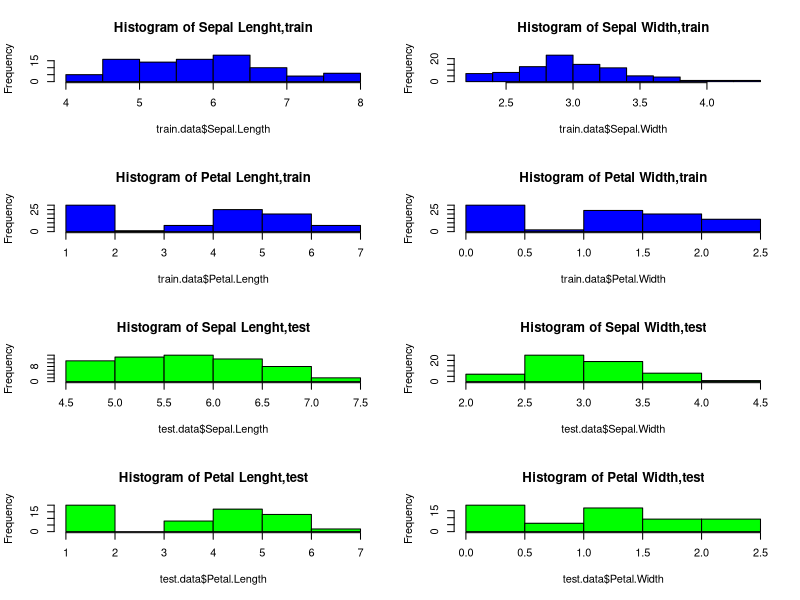
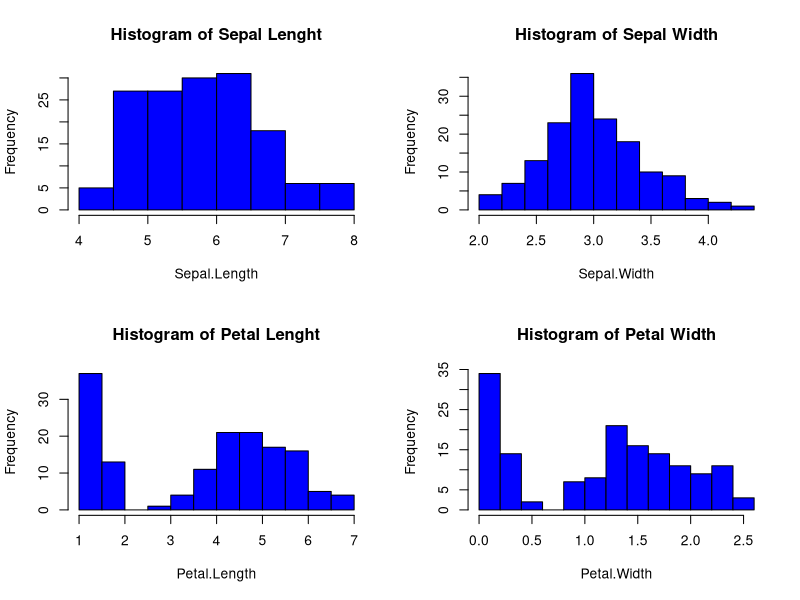

The R script that drew these images, in order:
## Loading the data set

library(datasets)
data(iris)
attach(iris)

## Structure of the data set iris
str(iris)

summary(iris)

# Sepal.Length    Sepal.Width     Petal.Length    Petal.Width          Species  
# Min.   :4.300   Min.   :2.000   Min.   :1.000   Min.   :0.100   setosa    :50  
# 1st Qu.:5.100   1st Qu.:2.800   1st Qu.:1.600   1st Qu.:0.300   versicolor:50  
# Median :5.800   Median :3.000   Median :4.350   Median :1.300   virginica :50  
# Mean   :5.843   Mean   :3.057   Mean   :3.758   Mean   :1.199                  
# 3rd Qu.:6.400   3rd Qu.:3.300   3rd Qu.:5.100   3rd Qu.:1.800                  
# Max.   :7.900   Max.   :4.400   Max.   :6.900   Max.   :2.500  

#1.  transform the variable "Species" into a numeric value
iris$Species <- ifelse(Species == "setosa", 1, NA)
iris$Species <- ifelse(Species == "versicolor", 2, iris$Species)
iris$Species <- ifelse(Species == "virginica", 3, iris$Species)

#2. mean for each column
mean(Sepal.Length)  # 5.843333
mean(Sepal.Width)   # 3.057333
mean(Petal.Length)  # 3.758
mean(Petal.Width)   # 1.199333

# standard deviation for each column
sd(Sepal.Length)  #  0.8280661
sd(Sepal.Width)   #  0.4358663
sd(Petal.Length)  #  1.765298
sd(Petal.Width)   #  0.7622377


#3. frequency table of the classes
table(Species)

# Species (setosa=1, versicolor=2, virginica=3)
# setosa versicolor  virginica 
# 50         50         50 



#4. histogram of each feature
png(file = "histograms.png")
par(mfrow=c(2,2))
hist(Sepal.Length,main = "Histogram of Sepal Lenght",col = "blue")
hist(Sepal.Width,main = "Histogram of Sepal Width",col = "blue")
hist(Petal.Length,main = "Histogram of Petal Lenght",col = "blue")
hist(Petal.Width,main = "Histogram of Petal Width",col = "blue")

# Save the file.
dev.off()

#5. Spliting the data set to training and testing sets

# 60% of the data are assigned to the test data (randomly assigned) (i)
set.seed(123)
training.samples <- sample(1:nrow(iris), nrow(iris)*0.6, replace = F)

train.data  <- iris[training.samples, ]
test.data <- iris[-training.samples, ]

# first 60% of data are assigned as train data (ii)

nrow(iris)*0.6 #90 first rows are the 60% of the data
train.first60 <- iris[1:90,]
test.rest <-iris[91:150,]

#6. mean and sd of the test data set

#initialization of matrixes
mean_train <- matrix(NA, nrow = 1, ncol=4)
mean_test <- matrix(NA, nrow = 1, ncol=4 )
sd_train <- matrix(NA, nrow = 1, ncol=4)
sd_test <- matrix(NA, nrow = 1, ncol=4)

for (i in 1:4) {
  
  mean_train[,i] <- mean(train.data[,i])
  mean_test[,i] <- mean(test.data[,i])
  sd_train[,i] <- sd(train.data[,i])
  sd_test[,i] <- sd(test.data[,i])
  
}


#frequency table of the classes in the train data set
table(train.data$Species)

# Species (setosa=1, versicolor=2, virginica=3)
# 1     2      3 
# 30    26     34

#frequency table of the classes in the test data set
table(test.data$Species)

# Species (setosa=1, versicolor=2, virginica=3)
# 1     2      3 
# 20    24     16


#histograms of each feature
par(mfrow=c(4,2))

hist(train.data$Sepal.Length,main = "Histogram of Sepal Lenght,train",col = "blue")
hist(train.data$Sepal.Width,main = "Histogram of Sepal Width,train",col = "blue")
hist(train.data$Petal.Length,main = "Histogram of Petal Lenght,train",col = "blue")
hist(train.data$Petal.Width,main = "Histogram of Petal Width,train",col = "blue")


hist(test.data$Sepal.Length,main = "Histogram of Sepal Lenght,test",col = "green")
hist(test.data$Sepal.Width,main = "Histogram of Sepal Width,test",col = "green")
hist(test.data$Petal.Length,main = "Histogram of Petal Lenght,test",col = "green")
hist(test.data$Petal.Width,main = "Histogram of Petal Width,test",col = "green")


